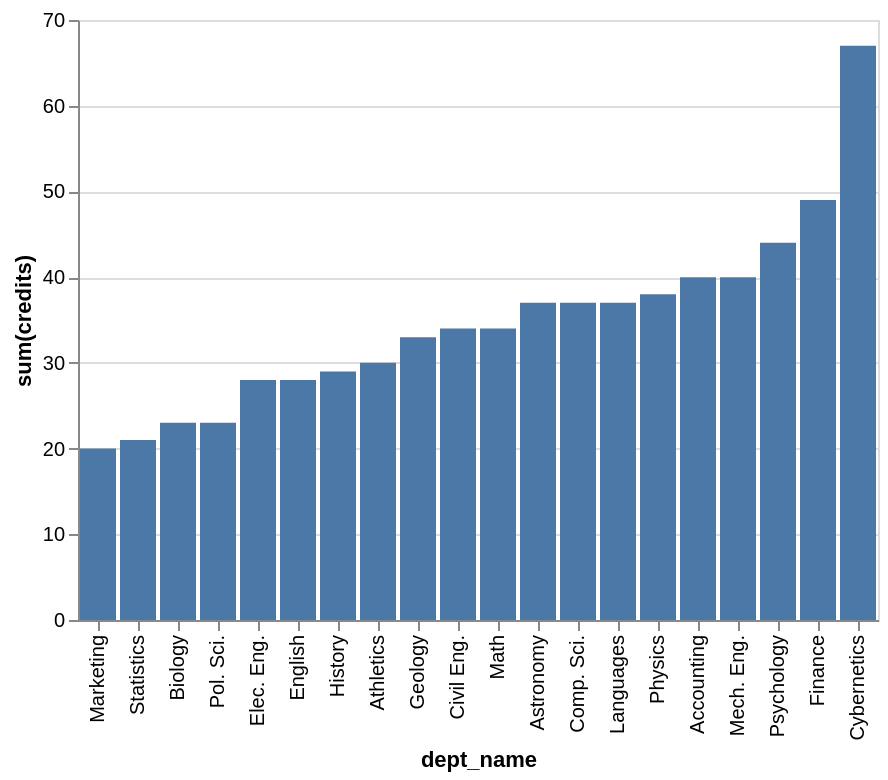

This figure's Vega-Lite source:
### Vega-Lite specification from a JSON file in a GitHub repository (floating-point values rounded to 4 significant figures)
{"data": {"values": [{"x_data": "Marketing", "y_data": 20}, {"x_data": "Statistics", "y_data": 21}, {"x_data": "Biology", "y_data": 23}, {"x_data": "Pol. Sci.", "y_data": 23}, {"x_data": "Elec. Eng.", "y_data": 28}, {"x_data": "English", "y_data": 28}, {"x_data": "History", "y_data": 29}, {"x_data": "Athletics", "y_data": 30}, {"x_data": "Geology", "y_data": 33}, {"x_data": "Civil Eng.", "y_data": 34}, {"x_data": "Math", "y_data": 34}, {"x_data": "Astronomy", "y_data": 37}, {"x_data": "Comp. Sci.", "y_data": 37}, {"x_data": "Languages", "y_data": 37}, {"x_data": "Physics", "y_data": 38}, {"x_data": "Accounting", "y_data": 40}, {"x_data": "Mech. Eng.", "y_data": 40}, {"x_data": "Psychology", "y_data": 44}, {"x_data": "Finance", "y_data": 49}, {"x_data": "Cybernetics", "y_data": 67}]}, "mark": "bar", "encoding": {"x": {"field": "x_data", "type": "nominal", "title": "dept_name", "sort": {"op": "sum", "field": "y_data", "order": "ascending"}}, "y": {"field": "y_data", "type": "quantitative", "title": "sum(credits)"}}}
